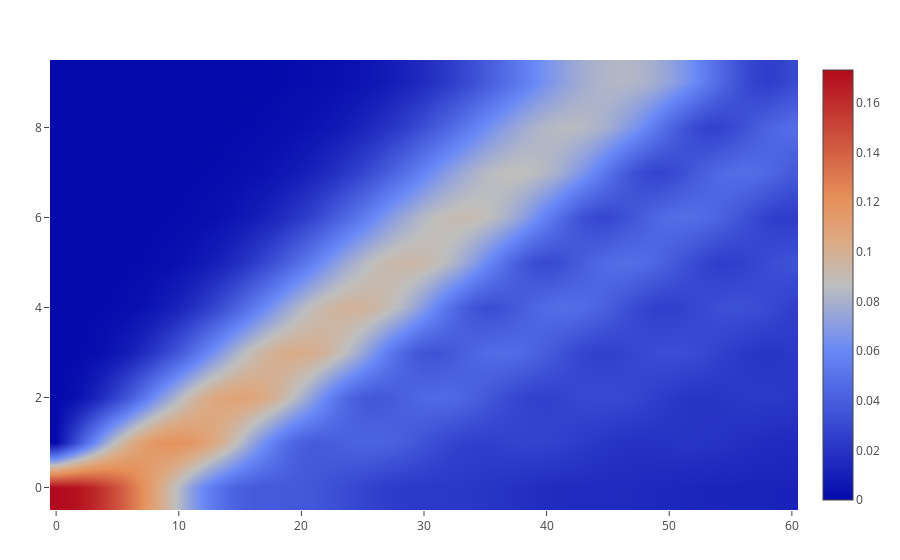

The cell this chart's notebook holds for it:
### Code cell
PlotlyJS.plot(PlotlyJS.heatmap(;z=Z, color=:thermal, zsmooth="best"))

### Figure 1 — Plotly figure (JSON) as saved in the notebook; plotly's stock layout.template omitted (floating-point values rounded to 4 significant figures; data arrays with more than 128 entries replaced by an {"elided": "..."} marker saying what was removed)
{"data": [{"color": "thermal", "type": "heatmap", "z": {"elided": "10x61 float values"}, "zsmooth": "best"}], "layout": {"margin": {"b": 50, "l": 50, "r": 50, "t": 60}}}
